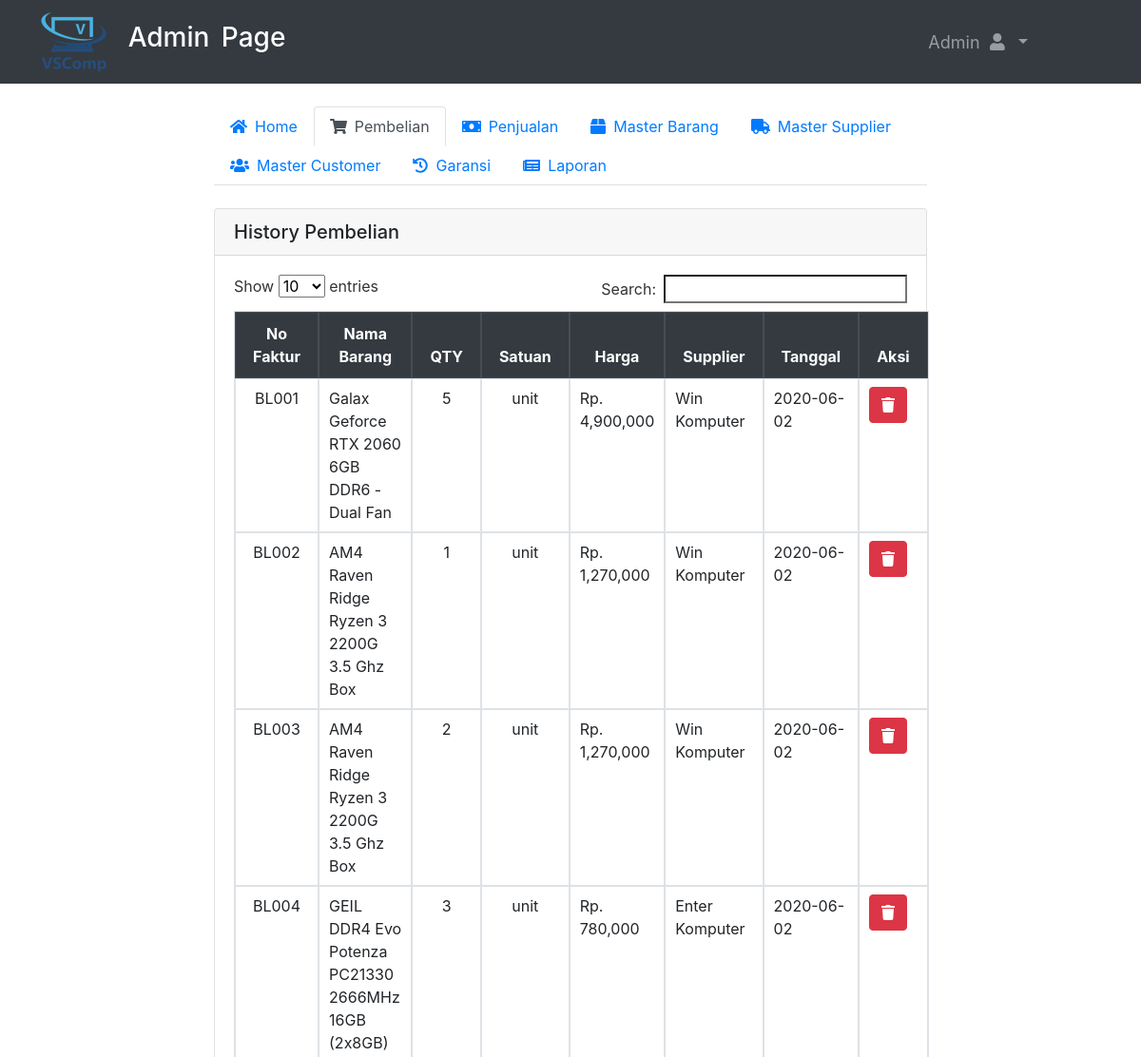
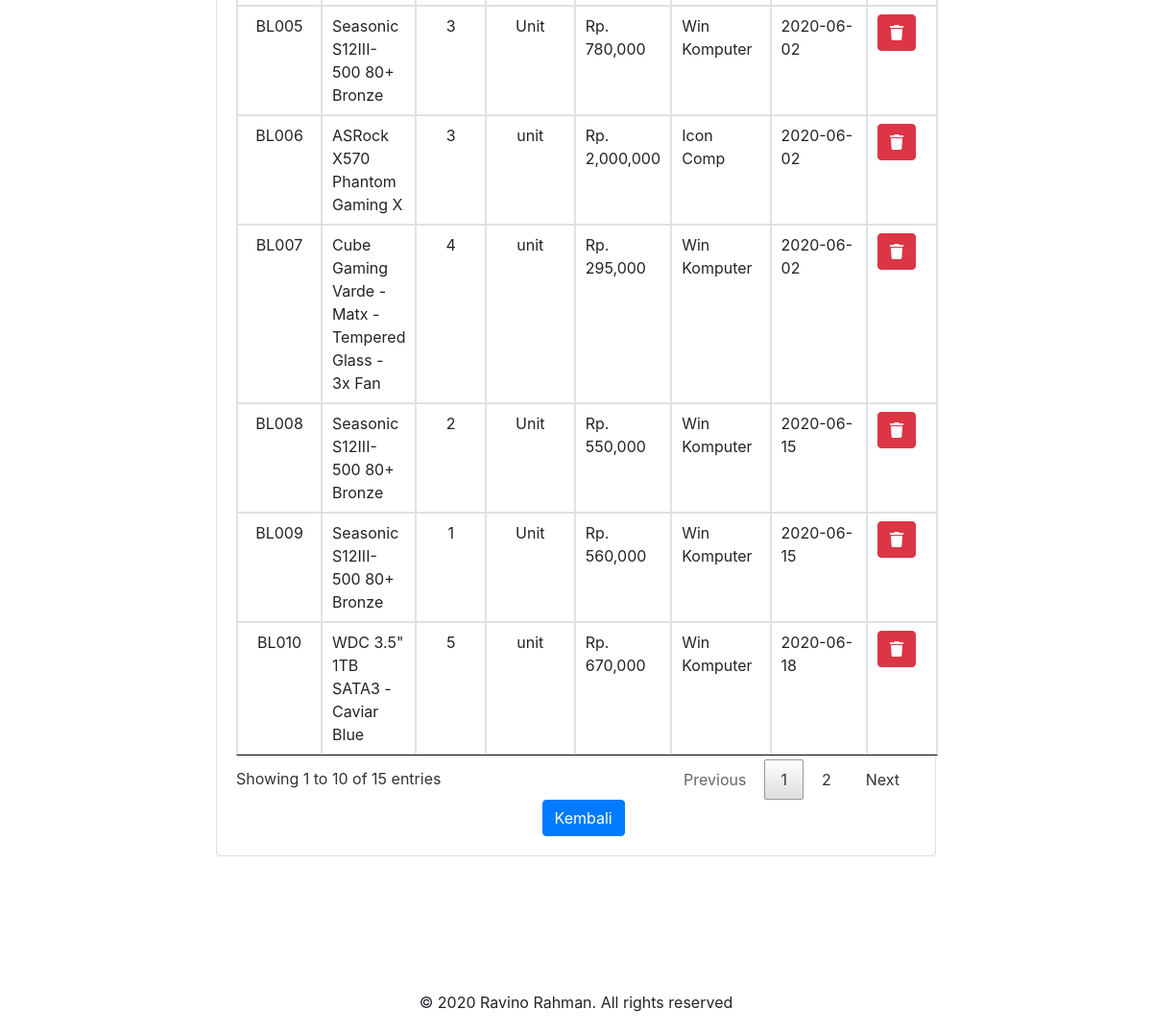
Page /admin/history-pembelian.php (signed in) on the earlier database version (2 pictures, top to bottom).
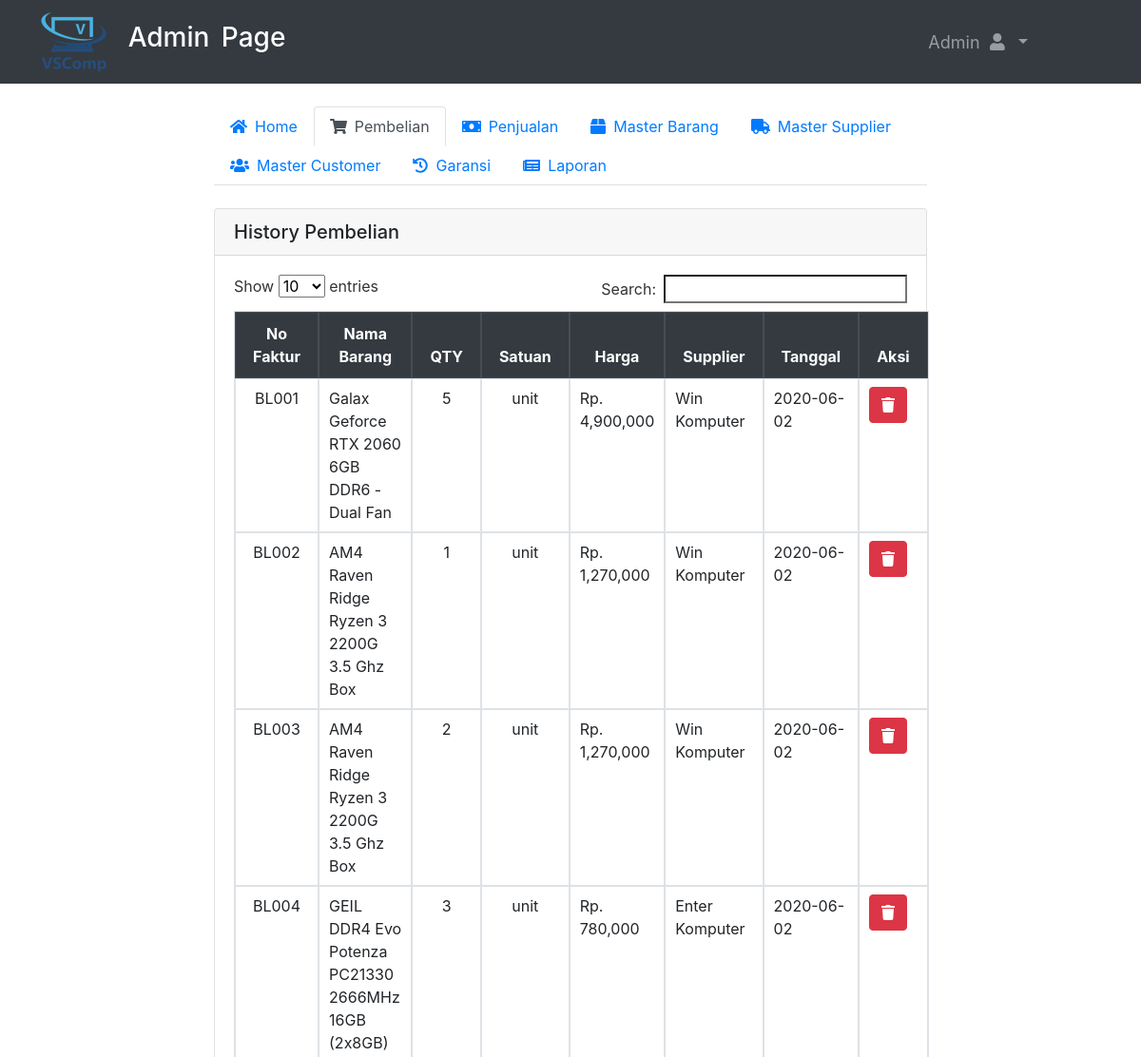
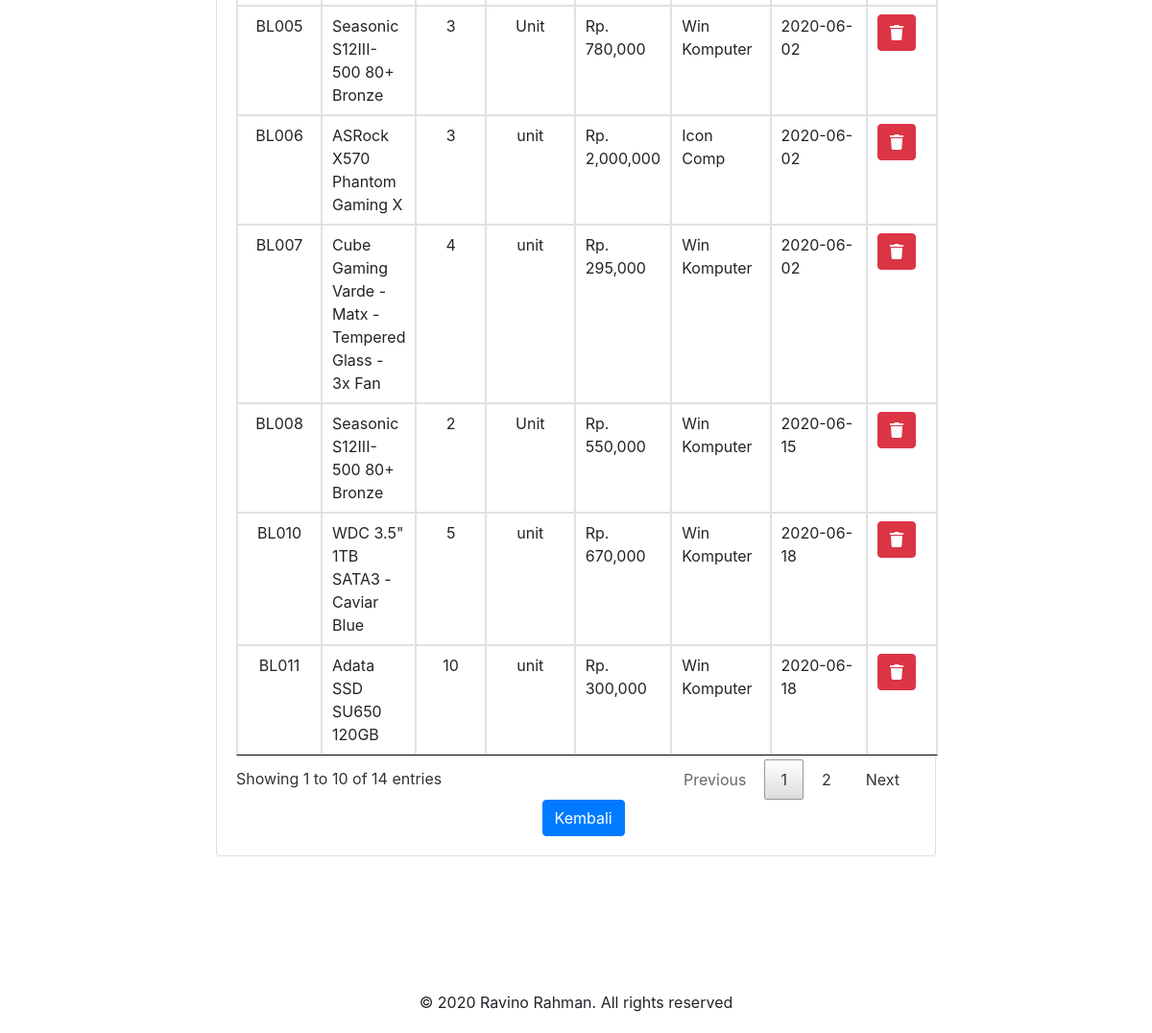
Same page on the later database version (2 pictures, top to bottom).
### tables this page shows
CREATE TABLE `pembelian_barang` (
  `ID_BELI` varchar(50) NOT NULL,
  `ID_SUPP` int(11) DEFAULT NULL,
  `ID_BARANG` varchar(100) DEFAULT NULL,
  `ID_LOGIN` int(11) DEFAULT NULL,
  `JUMLAH` int(11) DEFAULT NULL,
  `SATUAN` varchar(10) DEFAULT NULL,
  `HARGA_BELI` double DEFAULT NULL,
  `TGL_BELI` date DEFAULT NULL
);

CREATE TABLE `master_barang` (
  `ID_BARANG` varchar(100) NOT NULL,
  `ID_KATEGORI` int(11) DEFAULT NULL,
  `NAMA_BARANG` varchar(100) DEFAULT NULL,
  `STOK` int(11) DEFAULT NULL,
  `SATUAN` varchar(10) DEFAULT NULL,
  `HARGA_JUAL` double DEFAULT NULL,
  `STATUS` varchar(10) DEFAULT NULL
);

CREATE TABLE `supplier` (
  `ID_SUPP` int(11) NOT NULL,
  `NAMA` varchar(100) DEFAULT NULL,
  `ALAMAT` varchar(200) DEFAULT NULL,
  `NO_HP` varchar(15) DEFAULT NULL
);

### function/function.php (called while the page is built, shortened)
<?php
 $conn= mysqli_connect ("localhost","root","","vsstore");
function tampil_data($query){
  global $conn;
  $hasil = mysqli_query ($conn,$query);
  $array = [];
  while($data = mysqli_fetch_assoc($hasil)){
    $array[] = $data;
  }
  return $array;
}
?>

### admin/history-pembelian.php (the view, shortened to what this page needs)
<?php include'header.php';
?>
<div class="container-fluid custom-container">
  <div class="nav-menu">
  <ul class="nav nav-tabs" id="myTab" role="tablist">
    <li class="nav-item">
      <a class="nav-link" id="home-tab" href="dasboard.php" role="tab" aria-controls="home" aria-selected="true"><i class="fas fa-home mr-2"></i>Home</a>
    </li>
    <li class="nav-item">
      <a class="nav-link active" id="contact-tab" href="pembelian.php" role="tab" aria-controls="pembelian" aria-selected="false"><i class="fas fa-shopping-cart mr-2"></i>Pembelian</a>
    </li>
    <li class="nav-item">
      <a class="nav-link" id="contact-tab" href="penjualan.php" role="tab" aria-controls="penjualan" aria-selected="false"><i class="fas fa-money-bill mr-2"></i>Penjualan</a>
    </li>
    <li class="nav-item">
      <a class="nav-link" id="barang-tab" href="master-barang.php" role="tab" aria-controls="master barang" aria-selected="false"><i class="fas fa-box mr-2"></i>Master Barang</a>
    </li>
    <li class="nav-item">
      <a class="nav-link" id="profile-tab" href="master-supplier.php" role="tab" aria-controls="master supplier" aria-selected="false"><i class="fas fa-truck mr-2"></i>Master Supplier</a>
    </li>
    <li class="nav-item">
      <a class="nav-link" id="profile-tab" href="master-customer.php" role="tab" aria-controls="master customer" aria-selected="false"><i class="fas fa-users mr-2"></i>Master Customer</a>
    </li>
    <li class="nav-item">
      <a class="nav-link" id="profile-tab" href="garansi.php" role="tab" aria-controls="garansi" aria-selected="false"><i class="fas fa-history mr-2"></i>Garansi</a>
    </li>
    <li class="nav-item">
      <a class="nav-link" id="profile-tab" href="laporan.php" role="tab" aria-controls="laporan" aria-selected="false"><i class="fas fa-newspaper mr-2"></i>Laporan</a>
    </li>
  </ul>
  <div class="tab-content" id="myTabContent">
    <div class="tab-pane fade show active" id="pembelian" role="tabpanel" aria-labelledby="profile-tab">
      <br>
      <div class="card">
        <h5 class="card-header">History Pembelian</h5>
      <div class="card-body">
        <table class="table table-bordered table-responsive-sm" id="tabel-data">
          <thead class="thead-dark text-center">
            <tr>
              <th scope="col" width="9%">No Faktur</th>
              <th scope="col" width="35%">Nama Barang</th>
              <th scope="col" width="5%">QTY</th>
              <th scope="col" width="6%">Satuan</th>
              <th scope="col" width="13%">Harga</th>
              <th scope="col" width="13%">Supplier</th>
              <th scope="col" width="9%">Tanggal</th>
              <th scope="col" width="5%">Aksi</th>
            </tr>
          </thead>
          <tbody>
            <?php $data_beli = tampil_data("SELECT *  FROM pembelian_barang INNER JOIN master_barang ON
                               pembelian_barang.ID_BARANG=master_barang.ID_BARANG INNER JOIN supplier ON supplier.ID_SUPP=pembelian_barang.ID_SUPP ORDER BY ID_BELI DESC"); ?>
            <?php foreach ($data_beli as $beli) :?>
            <tr>
              <td align="center"><?=$beli["ID_BELI"]; ?></td>
              <td><?=$beli["NAMA_BARANG"]; ?></td>
              <td align="center"><?=$beli["JUMLAH"]; ?></td>
              <td align="center"><?=$beli["SATUAN"]; ?></td>
              <td>Rp. <?=number_format($beli["HARGA_BELI"]); ?></td>
              <td><?=$beli["NAMA"]; ?></td>
              <td><?=$beli["TGL_BELI"]; ?></td>
              <form class="" action="" method="get">
              <td><button class="btn btn-danger" type="submit" name="delete" value="<?=$beli["ID_BELI"]; ?>" onclick="return confirm('Apakah anda yakin ?');"><i class="fas fa-trash"></i></button></a></td>
              </form>
            </tr>
          <?php endforeach; ?>
          </tbody>
        </table>
        <a href="pembelian.php"><button class="btn btn-primary" type="submit" name="kembali" value="" style="margin-left:45%;">Kembali</button></a>
      </div>
    </div>
    </div>
  </div>
</div>
</div>
<br><br><br><br><br>
</body>
<?php include'footer.php';?>
</html>

Differences in the rows shown:
removed pembelian_barang: ID_BELI "BL009", ID_BARANG.NAMA_BARANG "Seasonic S12III-500 80+ Bronze", JUMLAH "1", ID_BARANG.SATUAN "Unit", HARGA_BELI "560,000", ID_SUPP.NAMA "Win Komputer", TGL_BELI "2020-06-15"
now on this page (row unchanged): pembelian_barang: ID_BELI "BL011", ID_BARANG.NAMA_BARANG "Adata SSD SU650 120GB", JUMLAH "10", ID_BARANG.SATUAN "unit", HARGA_BELI "300,000", ID_SUPP.NAMA "Win Komputer", TGL_BELI "2020-06-18"
Other differences:
text written by a page script: "Show entries Search: Showing 1 to 10 of 15 entries Previous 1 2 Next" → "Show entries Search: Showing 1 to 10 of 14 entries Previous 1 2 Next"
